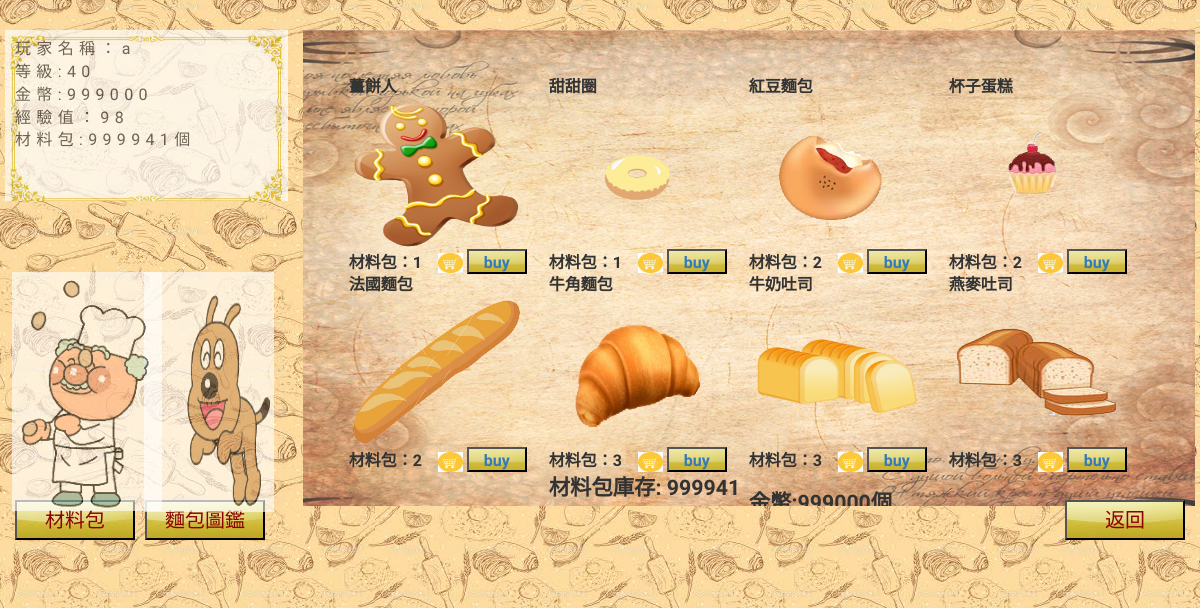
The page /material.php (signed in) on the database as committed earlier.
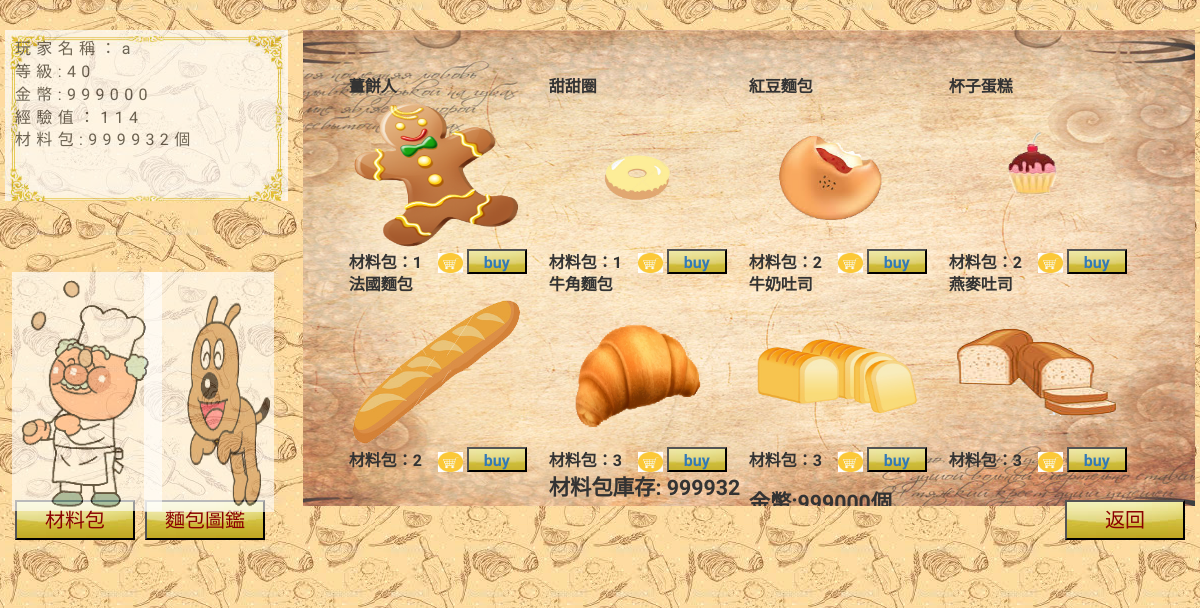
The same page on the database as committed later.
### tables this page shows
CREATE TABLE IF NOT EXISTS `player` (
  `pid` varchar(30) NOT NULL,
  `pname` varchar(30) NOT NULL,
  `pwd` varchar(20) NOT NULL,
  `exp` int(11) NOT NULL DEFAULT '0',
  `level` int(11) NOT NULL DEFAULT '1',
  `coin` int(11) NOT NULL DEFAULT '30',
  `material` int(11) NOT NULL
);

### material.php (the view, shortened to what the changed rows need)
<?php
    include"config.php";
    $pid=$_SESSION['uID'];
?>
<!DOCTYPE html>
<html lang="en">
<head>
<link rel="stylesheet" href="https://maxcdn.bootstrapcdn.com/bootstrap/3.3.1/css/bootstrap.min.css">
<link rel="stylesheet" href="https://maxcdn.bootstrapcdn.com/bootstrap/3.3.1/css/bootstrap-theme.min.css">
<link rel="stylesheet" href="css/bread.css">
</head>
<body>
<div class="container-fluid">
    <div class="row" id="wrapper">
        <div class="col-md-12" id="section1">
            <div class="row no-gutter" id="section1-1">
                <div class="col-md-3" id="leftbar">
				    <?php
                        $sql1 = "select  * from player  where pid='$pid'";
                        $results1=mysqli_query($conn,$sql1);
                        if($rows=mysqli_fetch_array($results1)){
                            echo"<div id=\"column\">",
                                "玩家名稱：".$rows["pname"]."</br>",
                                "等級:".$rows["level"]."</br>",
                                "金幣:".$rows["coin"]."</br>",
                                "經驗值：".$rows["exp"]."</br>",
                                "材料包:".$rows["material"]."個</br></br></br></div>";
                        }
                    ?>
                </div>
                <div class="col-md-9" id="table">
                    <table align="center"  cellspacing="10" cellpadding="5" >
                    <thead><tr><br/>
                    <th width="200"height="150"align="Center">薑餅人<br/><img src="img/8.png"width="175px"height="150px"/><br/>材料包：1
                    &nbsp;&nbsp;&nbsp;<img src="img/15.jpg"width="25"height="20"/>
                    <?php
				    $sqlb = "select * from player where pid='$pid'";
				    $results=mysqli_query($conn,$sqlb);
				    if($rs=mysqli_fetch_array($results)){
					    if($rs["material"] < 0){
						    echo "<button>buy</button><br/></th>";
					    }
					    else echo "<button><a href='materialbuy.php?id=",1 ,"'>buy</a></button><br/></th>";
				    }
				    else echo "<button>buy</button><br/></th>";
				    ?>
                    <th width="200"height="150"align="Center">甜甜圈<br/><img src="img/6.png"width="175"height="150"/></button><br/>材料包：1
                    &nbsp;&nbsp;&nbsp;<img src="img/15.jpg"width="25"height="20"/>
                    <?php
				    $sqlb = "select * from player where pid='$pid'  ";
				    $results=mysqli_query($conn,$sqlb);
				    if($rs=mysqli_fetch_array($results)){
					    if($rs["material"] < 0){
						    echo "<button>buy</button><br/></th>";
					    }
					    else echo "<button><a href='materialbuy.php?id=",2 ,"'>buy</a></button><br/></th>";
				    }
				    else echo "<button>buy</button><br/></th>";
				    ?>
                    <th width="200"height="150"align="Center">紅豆麵包<br/><img src="img/1.png"width="175"height="150"/><br/>材料包：2
                    &nbsp;&nbsp;&nbsp;<img src="img/15.jpg"width="25"height="20"/>
                    <?php
				    $sqlb = "select * from player  where pid='$pid'  ";
				    $results=mysqli_query($conn,$sqlb);
				    if($rs=mysqli_fetch_array($results)){
					    if($rs["material"] < 0){
						    echo "<button>buy</button><br/></th>";
					    }
					    else echo "<button><a href='materialbuy.php?id=",3 ,"'>buy</a></button><br/></th>";
				    }
				    else echo "<button>buy</button><br/></th>";
				    ?>
                    <th width="200"height="150"align="Center">杯子蛋糕<br/><img src="img/4.png"width="175"height="150"/><br/>材料包：2
                    &nbsp;&nbsp;&nbsp;<img src="img/15.jpg"width="25"height="20"/>
                    <?php
				    $sqlb = "select * from player  where pid='$pid' ";
				    $results=mysqli_query($conn,$sqlb);
				    if($rs=mysqli_fetch_array($results)){
					    if($rs["material"] < 0){
						    echo "<button>buy</button><br/></th>";
					    }
					    else echo "<button><a href='materialbuy.php?id=",4 ,"'>buy</a></button><br/></th>";
				    }
				    else echo "<button>buy</button><br/></th>";
				    ?>
                    </tr></thead>
                    <thead><tr>
                    <th width="200"height="150"align="Center">法國麵包<br/><img src="img/5.png"width="175"height="150"/><br/>材料包：2
                    &nbsp;&nbsp;&nbsp;<img src="img/15.jpg"width="25"height="20"/>
                    <?php
				    $sqlb = "select * from player  where pid='$pid'  ";
				    $results=mysqli_query($conn,$sqlb);
				    if($rs=mysqli_fetch_array($results)){
					    if($rs["material"] < 0){
						    echo "<button>buy</button><br/></th>";
					    }
					    else echo "<button><a href='materialbuy.php?id=",5 ,"'>buy</a></button><br/></th>";
				    }
				    else echo "<button>buy</button><br/></th>";
				    ?>
                    <th width="200"height="150"align="Center">牛角麵包<br/><img src="img/3.png"width="175"height="150"/><br/>材料包：3
                    &nbsp;&nbsp;&nbsp;<img src="img/15.jpg"width="25"height="20"/>
                    <?php
				    $sqlb = "select * from player  where pid='$pid' ";
				    $results=mysqli_query($conn,$sqlb);
				    if($rs=mysqli_fetch_array($results)){
					    if($rs["material"] < 0){
						    echo "<button>buy</button><br/></th>";
					    }
					    else echo "<button><a href='materialbuy.php?id=",6 ,"'>buy</a></button><br/></th>";
				    }
				    else echo "<button>buy</button><br/></th>";
				    ?>
                    <th width="200"height="150"align="Center">牛奶吐司<br/><img src="img/2.png"width="175"height="150"/><br/>材料包：3
                    &nbsp;&nbsp;&nbsp;<img src="img/15.jpg"width="25"height="20"/>
                    <?php
				    $sqlb = "select * from player  where pid='$pid'";
				    $results=mysqli_query($conn,$sqlb);
				    if($rs=mysqli_fetch_array($results)){
					    if($rs["material"] < 0){
						    echo "<button>buy</button><br/></th>";
					    }
					    else echo "<button><a href='materialbuy.php?id=",7 ,"'>buy</a></button><br/></th>";
				    }
				    else echo "<button>buy</button><br/></th>";
				    ?>
                    <th width="200"height="150"align="Center">燕麥吐司<br/><img src="img/7.png"width="175"height="150"/><br/>材料包：3
                    &nbsp;&nbsp;&nbsp;<img src="img/15.jpg"width="25"height="20"/>
                    <?php
				    $sqlb = "select * from player  where pid='$pid'  ";
				    $results=mysqli_query($conn,$sqlb);
				    if($rs=mysqli_fetch_array($results)){
					    if($rs["material"] < 0){
						    echo "<button>buy</button><br/></th>";
					    }
					    else echo "<button><a href='materialbuy.php?id=",8 ,"'>buy</a></button><br/></th>";
				    }
				    else echo "<button>buy</button><br/></th>";
				    ?>
                    </tr></thead>
                    <br/><thead><tr><th></th>
                    <th style="font-size:16pt;">
                    <?php
                        $sql1 = "select  * from player  where pid='$pid'";
                        $results1=mysqli_query($conn,$sql1);
                        if($rows=mysqli_fetch_array($results1)){
                            echo"<div id=\"column\">",
                                "材料包庫存:   ".$rows["material"]."個</br></br></br></div>";
                        }
                    ?>
                    </th>
                    <th style="font-size:16pt;">
                    <?php
                        $sql1 = "select  * from player  where pid='$pid'";
                        $results1=mysqli_query($conn,$sql1);
                        if($rows=mysqli_fetch_array($results1)){
                            echo"<div id=\"column\">",
                                "金幣:".$rows["coin"]."個</br></br></br></div>";
                        }
                    ?>
                    </th>
                    </tr>
                    </thead>
                    </table>
                    <br/>
                </div>
            </div>
        </div>
    </div>
</div>
</body>
</html>

Rows that differ between the two databases and show on the page:
changed player: exp "98" → "114"; material "999941" → "999932"
